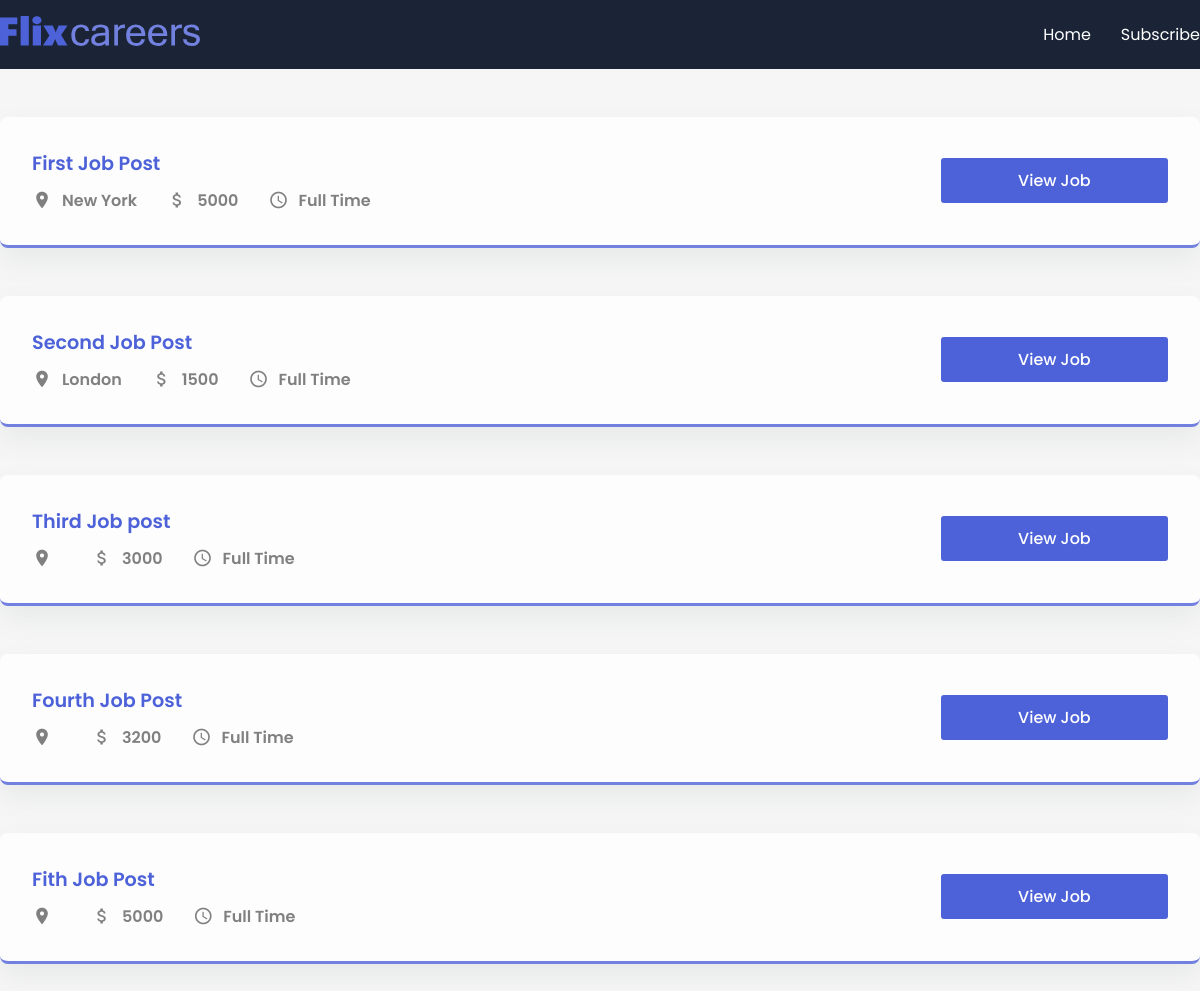
The page / on the database its author committed.
### MainApp/models.py (models this page shows, shortened)
class JobPost(models.Model):
    JOB_TYPE_CHOICES = [
        ('Full Time', 'Full Time'),
        ('Part Time', 'Part Time'),
    ]
    title = models.CharField(max_length=200)
    description = models.TextField()
    date = models.DateTimeField(auto_now_add=True)
    expiry = models.DateField(null=True)
    salary = models.IntegerField()
    slug = models.SlugField(null=True, max_length=40, unique=True)
    location = models.OneToOneField(Location, on_delete=models.CASCADE, null=True)
    author = models.ForeignKey(Author, on_delete=models.CASCADE, null=True)
    skills = models.ManyToManyField(Skills)
    type = models.CharField(max_length=200, choices=JOB_TYPE_CHOICES, default='Full Time')

class Location(models.Model):
    street = models.CharField(max_length=200)
    city = models.CharField(max_length=200)
    state = models.CharField(max_length=200)
    zip = models.CharField(max_length=200)
    country = models.CharField(max_length=200)

### MainApp/views.py (the view)
# urls.py: path('', views.job_post, name='home'),
def job_post(request):
    jobs = JobPost.objects.all()
    contexts = {'jobs': jobs}
    return render(request, 'mainapp/index.html', contexts)

### MainApp/templates/mainapp/index.html (shortened to what this page needs)
{% extends "base.html" %}
{% block content %}
<section>
  <div class="container">
    {% for job in jobs %}
    <div class="post">
      <div class="job-info">
        <h1 class="job-title">{{job.title}}</h1>
        <div class="job-des">
          <div class="location item">
            <span class="material-icons"> place </span>
            <p>{{job.location.city}}</p>
          </div>
          <div class="budget item">
            <span class="material-icons"> attach_money </span>
            <p>{{job.salary}}</p>
          </div>
          <div class="time item">
            <span class="material-icons"> schedule </span>
            <p>{{job.type}}</p>
          </div>
        </div>
      </div>
      <div class="buttons">
        <button class="apply">
          <a href="{% url 'job_detail' job.id %}">View Job</a>
        </button>
      </div>
    </div>
    {% endfor %}
  </div>
</section>
{% endblock content %}

### templates/base.html (shortened to what this page needs)
{% load static %}
<!DOCTYPE html>
<html lang="en">
  <head>
    <link rel="stylesheet" href="{% static 'mainapp/style.css' %}" />
  </head>
<body>
    <header>
        <nav>
        <div class="container">
            <div class="logo">
            <img src="{% static 'mainapp/logo.svg' %}" alt="" />
            </div>
            <div class="links">
            <a href="{% url 'home' %}">Home</a>
            <a href ="{% url 'subscribe' %}">Subscribe</a>
            </div>
        </div>
        </nav>
    </header>
    {% block content %}
    {% endblock content %}
</body>

### MainApp/static/mainapp/style.css (style rules this page uses)
* { margin: 0; padding: 0; box-sizing: border-box; font-family: "Poppins", sans-serif; }
:root { --blue: #4d62d8; --lblue: #7281e0; --card: #fdfdfd; --shadow: #64646f17 0px 12px 29px 0px; --nav: #1b2436; }
body { background: #f5f6f5; }
button { border: none; outline: none; cursor: pointer; border-radius: 3px; }
nav { background: var(--nav); padding: 1em 0; }
a { text-decoration: none; color: white; }
.container { max-width: 1200px; margin: auto; }
nav .container { display: flex; align-items: center; justify-content: space-between; color: white; }
.logo { width: 200px; }
img { width: 100%; }
.links { display: flex; align-items: center; justify-content: center; }
.links a { color: white; margin-left: 30px; font-size: 1rem; font-weight: 400; }
.post { background: var(--card); border-radius: 8px; padding: 2em; box-shadow: var(--shadow); margin-top: 3em; display: grid; align-items: center; grid-template-columns: 8fr 2fr; border-bottom: 3px solid var(--lblue); }
.buttons { display: grid; grid-template-columns: repeat(1, 1fr); gap: 20px; }
.post:last-child { margin-bottom: 5em; }
.item { display: flex; align-items: center; margin-left: 30px; }
.item:first-child { margin-left: 0; }
.job-des { display: flex; align-items: center; }
.item span { margin-right: 10px; font-size: 20px !important; color: gray; }
.item p { font-size: 1rem; font-weight: 600; color: gray; }
.apply { background: var(--blue); height: 45px; padding: 0 40px; color: white; font-size: 1rem; font-weight: 500; }
.job-title { font-size: 1.2rem; font-weight: 600; margin-bottom: 10px; color: var(--blue); }
button { cursor: pointer; }

### rows shown on the page
JobPost: title "First Job Post", location.city "New York", salary "5000", type "Full Time"
JobPost: title "Second Job Post", location.city "London", salary "1500", type "Full Time"
JobPost: title "Third Job post", salary "3000", type "Full Time"
JobPost: title "Fourth Job Post", salary "3200", type "Full Time"
JobPost: title "Fith Job Post", salary "5000", type "Full Time"
